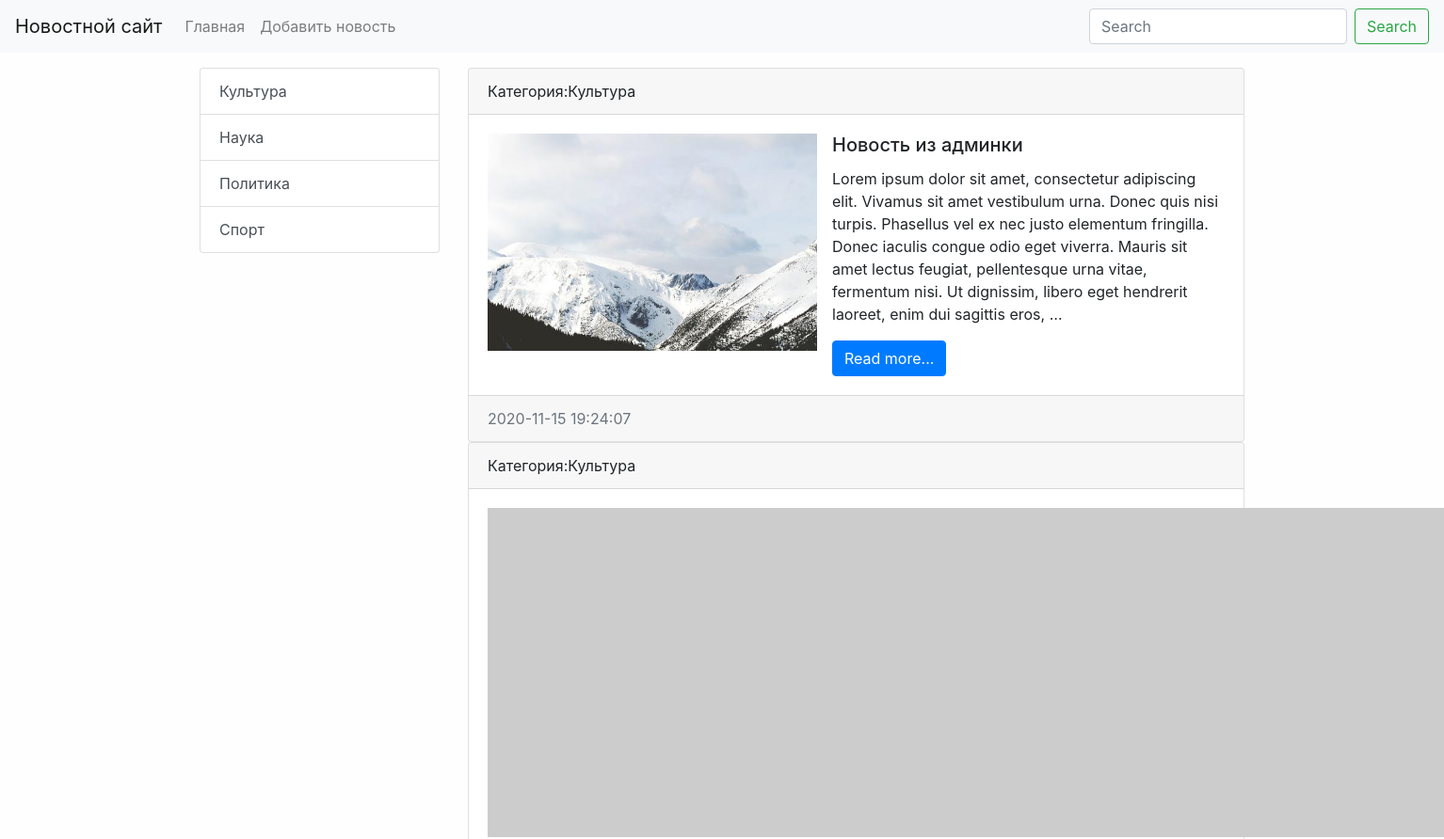
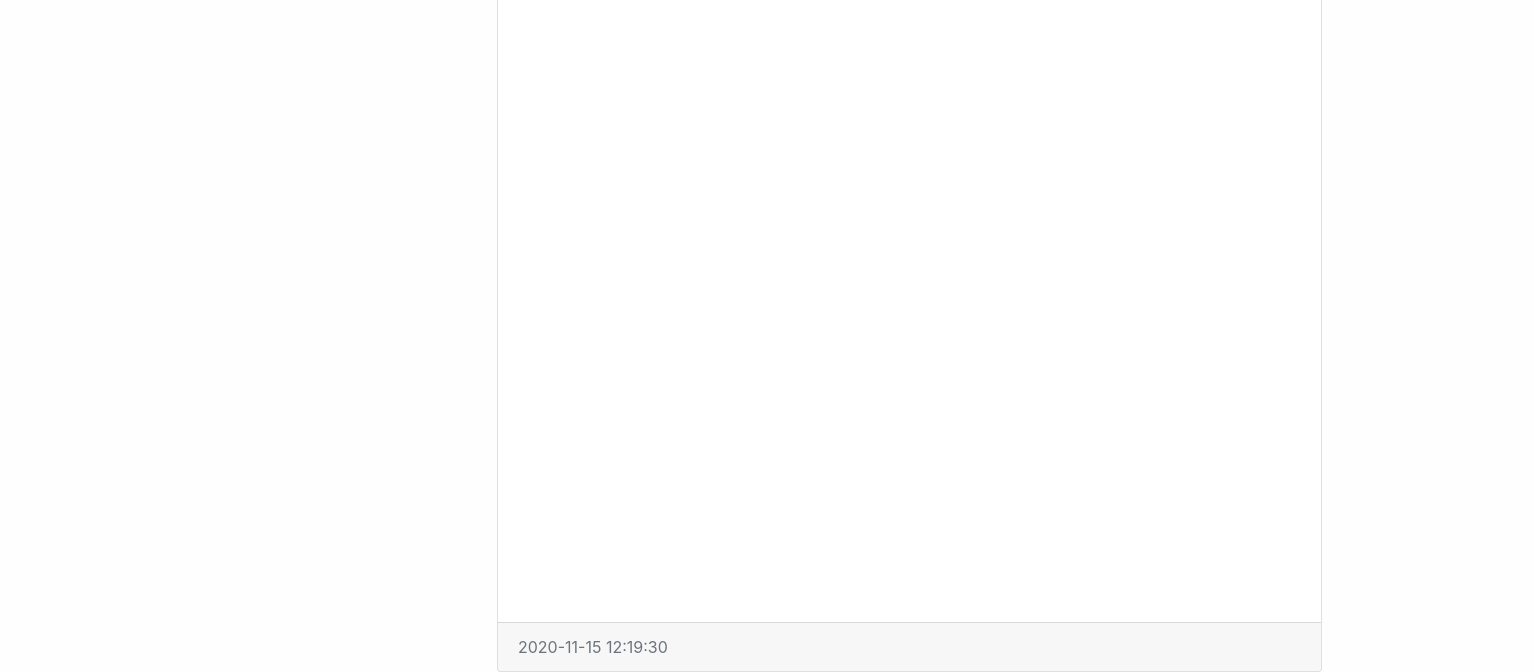
The page /category/1/ on the database as committed earlier (2 pictures, top to bottom).
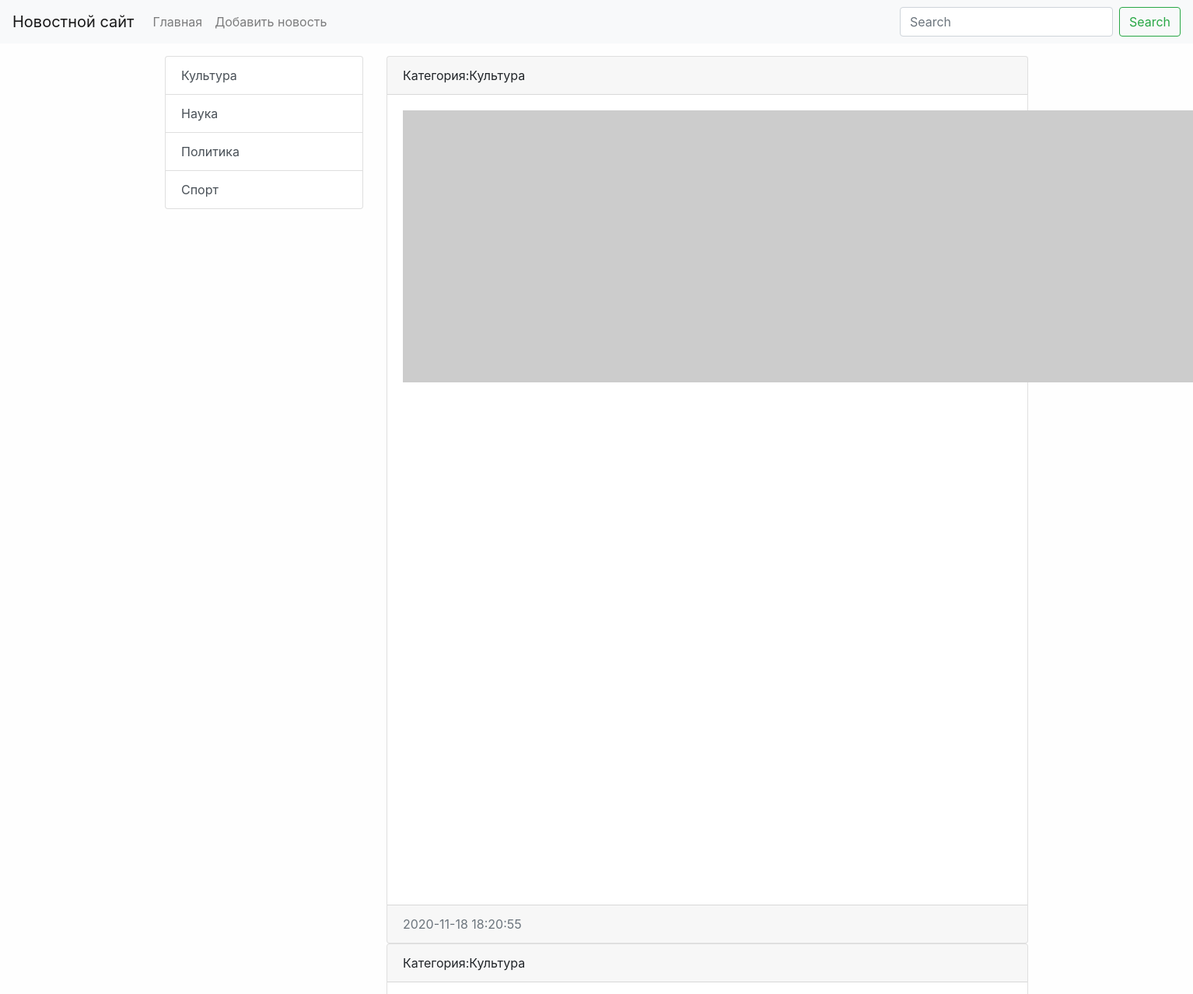
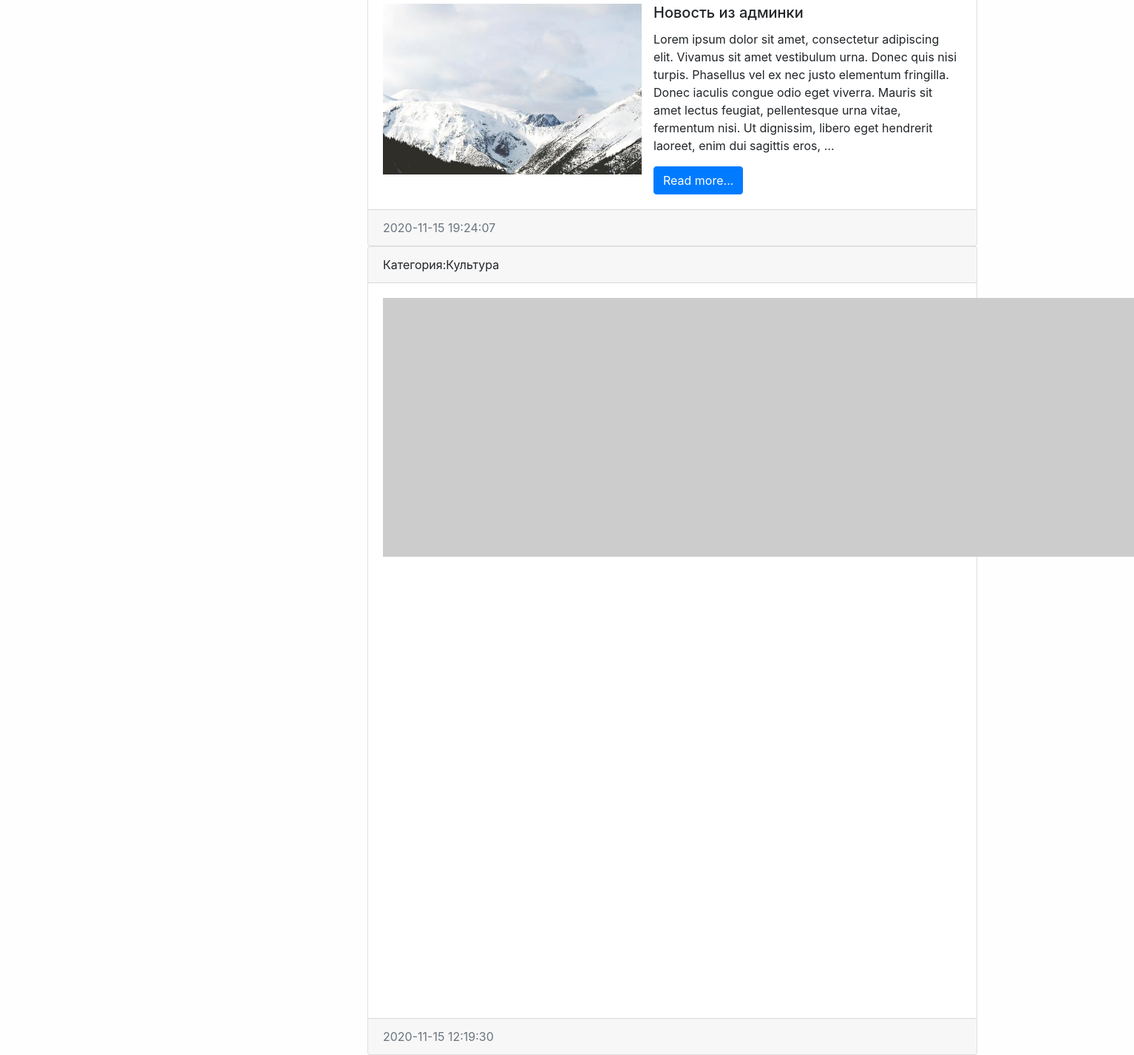
The same page on the database as committed later (2 pictures, top to bottom).
### news/models.py (models this page shows, shortened)
class Category(models.Model):
    title = models.CharField(max_length=150, db_index=True)
    def get_absolute_url(self):
        return reverse('category', kwargs={'category_id': self.pk})
    def __str__(self):
        return self.title
    class Meta:
        verbose_name = 'Категория'
        verbose_name_plural = 'Категории'
        ordering = ['title']

class News(models.Model):
    title = models.CharField(max_length=150, verbose_name='Наименование')
    content = models.TextField(blank=True, verbose_name='Контент')
    created_at = models.DateTimeField(auto_now_add=True, verbose_name='Создано')
    updated_at = models.DateTimeField(auto_now=True, verbose_name='Обновлено')
    photo = models.ImageField(upload_to='photo/%Y/%m/%d/', verbose_name='Фото', blank=True)
    is_published = models.BooleanField(default=True, verbose_name='Опубликовано')
    category = models.ForeignKey('Category', on_delete=models.PROTECT, null=True, verbose_name='Категория')
    def get_absolute_url(self):
        return reverse('view_news', kwargs={'news_id': self.pk})
    class Meta:
        verbose_name = 'Новость'
        verbose_name_plural = 'Новости'
        ordering = ['-created_at']

### news/views.py (the view)
# urls.py: path('category/<int:category_id>/', get_category, name='category'),
def get_category(request, category_id):
    news = News.objects.filter(category_id=category_id)
    category = get_object_or_404(Category, pk=category_id)
    context = {
        'news': news,
        'category': category
    }
    return render(request, 'news/category.html', context=context)

### news/templatetags/news_tags.py (called while the page is built)
@register.simple_tag(name='get_list_categories')
def get_categories():
    return Category.objects.all()

@register.inclusion_tag('news/list_categories.html')
def show_categories():
    categories = Category.objects.all()
    return {'categories': categories}

### news/templates/news/category.html (shortened to what this page needs)
{% extends 'base.html' %}
{% block sitebar %}
{% include 'inc/_sidebar.html' %}
{% endblock %}
{% block content %}
{% for item in news %}
<div class="card bm-3">
    <div class="card-header">
        Категория:{{ item.category }}
    </div>
    <div class="card-body">
        <div class="media">
            {% if item.photo %}
            <img src="{{ item.photo.url }}" alt="" width="350" class="mr-3">
            {% else %}
            <img src="https://picsum.photos/id/1060/350/235/?blur=2" alt="" class="mr-3">
            {% endif %}
            <div class="media-body">
                <h5 class="card-title \">{{ item.title }}</h5>
                <p class="card-text">{{ item.content|truncatewords:50}}</p>
                <a href="{{ item.get_absolute_url }}" class="btn btn-primary">Read more...</a>
            </div>
        </div>
    </div>
    <div class="card-footer text-muted">
        {{ item.created_at|date:"Y-m-d H:i:s" }}
    </div>
</div>
{% endfor %}
{% endblock %}

### templates/base.html (shortened to what this page needs)
{% load static %}
<!doctype html>
<html lang="en">
<head>
  <link rel="stylesheet" href="{% static 'bootstrap/css/bootstrap.min.css' %}">
  <link rel="stylesheet" href="{% static 'css/style.css' %}">
</head>
<body>
{% include 'inc/_nav.html' %}
<div class="container mt-3">
  <div class="row">
      <div class="col-md-3">
        {% block sitebar %}SITEBAR{% endblock %}
      </div>
      <div class="col-md-9">
        {% block content %}CONTENT{% endblock %}
      </div>
  </div>
</div>
</body>
</html>

### templates/inc/_nav.html (shortened to what this page needs)
<nav class="navbar navbar-expand-lg navbar-light bg-light">
  <a class="navbar-brand" href="{% url 'home' %}">Новостной сайт</a>
  <div class="collapse navbar-collapse" id="navbarSupportedContent">
    <ul class="navbar-nav mr-auto">
      <li class="nav-item"><a class="nav-link" href="{% url 'home' %}">Главная</a></li>
      <li class="nav-item"><a class="nav-link" href="{% url 'add_news' %}">Добавить новость</a></li>
    </ul>
    <form class="form-inline my-2 my-lg-0">
      <input class="form-control mr-sm-2" type="search" placeholder="Search" aria-label="Search">
      <button class="btn btn-outline-success my-2 my-sm-0" type="submit">Search</button>
    </form>
  </div>
</nav>

### templates/inc/_sidebar.html
{% load news_tags %}
{% show_categories %}

### news/templates/news/list_categories.html
<div class="list-group">
  {% for item in categories %}
  <a href=" {{ item.get_absolute_url }}" class="list-group-item list-group-item-action">{{ item.title }}</a>
  {% endfor %}
</div>

### mysite/static/css/style.css (style rules this page uses)
body { background-color: #fefefe; }

Rows that differ between the two databases and show on the page:
added News: category "Культура", created_at "2020-11-18 18:20:55"
